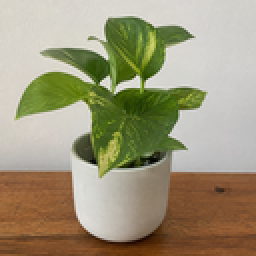
#> input picture images/test.png, 128 x 128 px, found by its file name (shown 2 times larger)
$ python phase5_visualization_test.py
#> lines starting #> are read from the running program, lines starting #| are printed output that depends on the picture; pictures that were not available may be replaced by others from this repository, and a replacement may not be noted
### src/analysis/histogram.py
import numpy as np
from PIL import Image


def calculate_histogram(image):
    """
    Calculate the frequency of each grayscale
    intensity value from 0 to 255.
    """

    if isinstance(image, Image.Image):
        image = image.convert("L")
        image = np.asarray(
            image,
            dtype=np.uint8
        )

    image = np.asarray(
        image,
        dtype=np.uint8
    )

    histogram = np.bincount(
        image.flatten(),
        minlength=256
    )

    return histogram


# [35 lines left out: function histogram_uniformity_score, not called in this run]

### src/analysis/visualization.py
import matplotlib.pyplot as plt
import numpy as np


# ============================================================
# HISTOGRAM COMPARISON
# ============================================================

def plot_histograms(
    original_histogram,
    encrypted_histogram,
    output_path
):
    """
    Plot original and encrypted image histograms.
    """

    original_histogram = np.asarray(
        original_histogram,
        dtype=np.float64
    )

    encrypted_histogram = np.asarray(
        encrypted_histogram,
        dtype=np.float64
    )

    x = np.arange(
        256
    )

    plt.figure(
        figsize=(10, 5)
    )

    plt.plot(
        x,
        original_histogram,
        label="Original",
        linewidth=1.2
    )

    plt.plot(
        x,
        encrypted_histogram,
        label="Encrypted",
        linewidth=1.2
    )

    plt.xlabel(
        "Pixel Intensity"
    )

    plt.ylabel(
        "Frequency"
    )

    plt.title(
        "Original vs Encrypted Histogram"
    )

    plt.xlim(
        0,
        255
    )

    plt.grid(
        alpha=0.2
    )

    plt.legend()

    plt.tight_layout()

    plt.savefig(
        output_path,
        dpi=200,
        bbox_inches="tight"
    )

    plt.close()


# ============================================================
# CORRELATION COMPARISON
# ============================================================

def plot_correlation_comparison(
    original_correlations,
    encrypted_correlations,
    output_path
):
    """
    Compare horizontal, vertical, and diagonal
    pixel correlations between original and
    encrypted images.
    """

    names = [
        "Horizontal",
        "Vertical",
        "Diagonal"
    ]

    original_values = [
        original_correlations["horizontal"],
        original_correlations["vertical"],
        original_correlations["diagonal"]
    ]

    encrypted_values = [
        encrypted_correlations["horizontal"],
        encrypted_correlations["vertical"],
        encrypted_correlations["diagonal"]
    ]

    positions = np.arange(
        len(names)
    )

    width = 0.35

    plt.figure(
        figsize=(10, 5)
    )

    plt.bar(
        positions - width / 2,
        original_values,
        width,
        label="Original"
    )

    plt.bar(
        positions + width / 2,
        encrypted_values,
        width,
        label="Encrypted"
    )

    plt.axhline(
        0,
        linewidth=0.8
    )

    plt.xticks(
        positions,
        names
    )

    plt.ylabel(
        "Correlation Coefficient"
    )

    plt.title(
        "Pixel Correlation Comparison"
    )

    plt.ylim(
        -1.0,
        1.0
    )

    plt.grid(
        axis="y",
        alpha=0.2
    )

    plt.legend()

    plt.tight_layout()

    plt.savefig(
        output_path,
        dpi=200,
        bbox_inches="tight"
    )

    plt.close()


# ============================================================
# SECURITY METRICS
# ============================================================

def plot_security_metrics(
    entropy,
    npcr,
    uaci,
    output_path
):
    """
    Plot major security metrics.

    Entropy is normalized to a percentage of
    the ideal 8-bit entropy for visualization.
    """

    entropy_percentage = (
        entropy / 8.0
    ) * 100.0

    metric_names = [
        "Entropy\n(% of 8)",
        "NPCR",
        "UACI"
    ]

    values = [
        entropy_percentage,
        npcr,
        uaci
    ]

    positions = np.arange(
        len(metric_names)
    )

    plt.figure(
        figsize=(9, 5)
    )

    bars = plt.bar(
        positions,
        values
    )

    plt.xticks(
        positions,
        metric_names
    )

    plt.ylabel(
        "Percentage"
    )

    plt.title(
        "Security Metrics"
    )

    plt.ylim(
        0,
        105
    )

    plt.grid(
        axis="y",
        alpha=0.2
    )

    for bar, value in zip(
        bars,
        values
    ):

        plt.text(
            bar.get_x()
            +
            bar.get_width() / 2,
            value + 1,
            f"{value:.2f}%",
            ha="center",
            va="bottom"
        )

    plt.tight_layout()

    plt.savefig(
        output_path,
        dpi=200,
        bbox_inches="tight"
    )

    plt.close()


# ============================================================
# QUANTUM PERFORMANCE
# ============================================================

# [112 lines left out: functions plot_quantum_performance, plot_metric_comparison, not called in this run]

### src/analysis/correlation.py
import numpy as np


def _correlation(
    x,
    y
):
    """
    Calculate Pearson correlation coefficient.
    """

    x = np.asarray(
        x,
        dtype=np.float64
    )

    y = np.asarray(
        y,
        dtype=np.float64
    )

    if len(x) < 2:
        return 0.0

    x_mean = x.mean()
    y_mean = y.mean()

    numerator = np.sum(
        (x - x_mean)
        *
        (y - y_mean)
    )

    denominator = np.sqrt(
        np.sum(
            (x - x_mean) ** 2
        )
        *
        np.sum(
            (y - y_mean) ** 2
        )
    )

    if denominator == 0:
        return 0.0

    return float(
        numerator / denominator
    )


def horizontal_correlation(
    image
):
    """
    Correlation between horizontally
    adjacent pixels.
    """

    image = np.asarray(
        image,
        dtype=np.uint8
    )

    x = image[:, :-1].flatten()
    y = image[:, 1:].flatten()

    return _correlation(
        x,
        y
    )


def vertical_correlation(
    image
):
    """
    Correlation between vertically
    adjacent pixels.
    """

    image = np.asarray(
        image,
        dtype=np.uint8
    )

    x = image[:-1, :].flatten()
    y = image[1:, :].flatten()

    return _correlation(
        x,
        y
    )


def diagonal_correlation(
    image
):
    """
    Correlation between diagonally
    adjacent pixels.
    """

    image = np.asarray(
        image,
        dtype=np.uint8
    )

    x = image[:-1, :-1].flatten()
    y = image[1:, 1:].flatten()

    return _correlation(
        x,
        y
    )


def calculate_correlations(
    image
):
    """
    Calculate horizontal, vertical,
    and diagonal correlations.
    """

    return {
        "horizontal":
            horizontal_correlation(image),

        "vertical":
            vertical_correlation(image),

        "diagonal":
            diagonal_correlation(image)
    }

### src/analysis/metrics.py
import numpy as np

from src.analysis.entropy import (
    calculate_entropy
)

from src.analysis.correlation import (
    calculate_correlations
)

from src.analysis.differential import (
    calculate_npcr,
    calculate_uaci
)


def analyze_image(
    image
):
    """
    Calculate the main security-related
    metrics for a single grayscale image.
    """

    image = np.asarray(
        image,
        dtype=np.uint8
    )

    correlations = calculate_correlations(
        image
    )

    return {
        "entropy":
            calculate_entropy(image),

        "horizontal_correlation":
            correlations["horizontal"],

        "vertical_correlation":
            correlations["vertical"],

        "diagonal_correlation":
            correlations["diagonal"]
    }


# [22 lines left out: function analyze_differential, not called in this run]

### src/analysis/entropy.py
import numpy as np


def calculate_entropy(image):
    """
    Calculate Shannon entropy of an 8-bit image.
    """

    image = np.asarray(
        image,
        dtype=np.uint8
    )

    histogram = np.bincount(
        image.flatten(),
        minlength=256
    )

    probabilities = (
        histogram /
        histogram.sum()
    )

    probabilities = probabilities[
        probabilities > 0
    ]

    entropy = -np.sum(
        probabilities
        *
        np.log2(probabilities)
    )

    return float(entropy)

### src/experiments/phase5_visualization_test.py
from pathlib import Path

import numpy as np
from PIL import Image

from src.analysis.histogram import (
    calculate_histogram
)

from src.analysis.correlation import (
    calculate_correlations
)

from src.analysis.metrics import (
    analyze_image
)

from src.analysis.visualization import (
    plot_histograms,
    plot_correlation_comparison,
    plot_security_metrics
)


# ============================================================
# PATHS
# ============================================================

ORIGINAL_PATH = (
    "images/test.png"
)

ENCRYPTED_PATH = (
    "results/phase5_encrypted.png"
)

OUTPUT_DIRECTORY = Path(
    "results/visualizations"
)

OUTPUT_DIRECTORY.mkdir(
    parents=True,
    exist_ok=True
)


# ============================================================
# LOAD IMAGES
# ============================================================

original = np.asarray(
    Image.open(
        ORIGINAL_PATH
    ).convert("L"),
    dtype=np.uint8
)
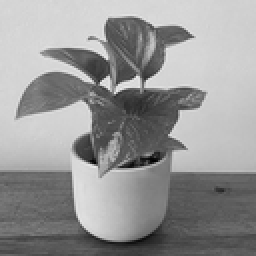
#> original: shape (128, 128) (shown 2 times larger); min 0, max 234, mean 150.1

encrypted = np.asarray(
    Image.open(
        ENCRYPTED_PATH
    ).convert("L"),
    dtype=np.uint8
)
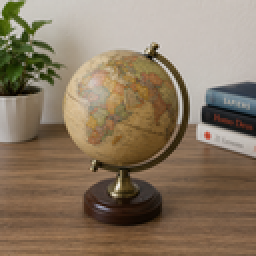
#> input picture images/test2.png, 128 x 128 px, given in place of phase5_encrypted.png, which was not available (shown 2 times larger)
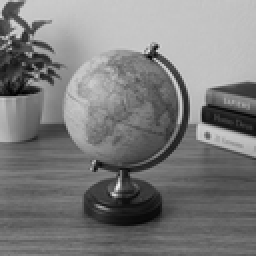
#> encrypted: shape (128, 128) (shown 2 times larger); min 0, max 233, mean 123.9


# ============================================================
# HISTOGRAMS
# ============================================================

original_histogram = (
    calculate_histogram(
        original
    )
)
#> in calculate_histogram, `histogram = np.bincount( image.flatten(), minlength=256 )`: histogram = 256 values, max 768 at index 213, min 0 at index 2, mean 64
#> original_histogram has the same summary as histogram in calculate_histogram

encrypted_histogram = (
    calculate_histogram(
        encrypted
    )
)
#> encrypted_histogram = 256 values, max 477 at index 195, min 0 at index 2, mean 64

plot_histograms(
    original_histogram,
    encrypted_histogram,
    OUTPUT_DIRECTORY
    /
    "histogram_comparison.png"
)
#> in plot_histograms, `original_histogram = np.asarray( original_histogram, dtype=np.float64 )`: original_histogram has the same summary as histogram in calculate_histogram
#> in plot_histograms, `plt.savefig( output_path, dpi=200, bbox_inches="tight" )`:
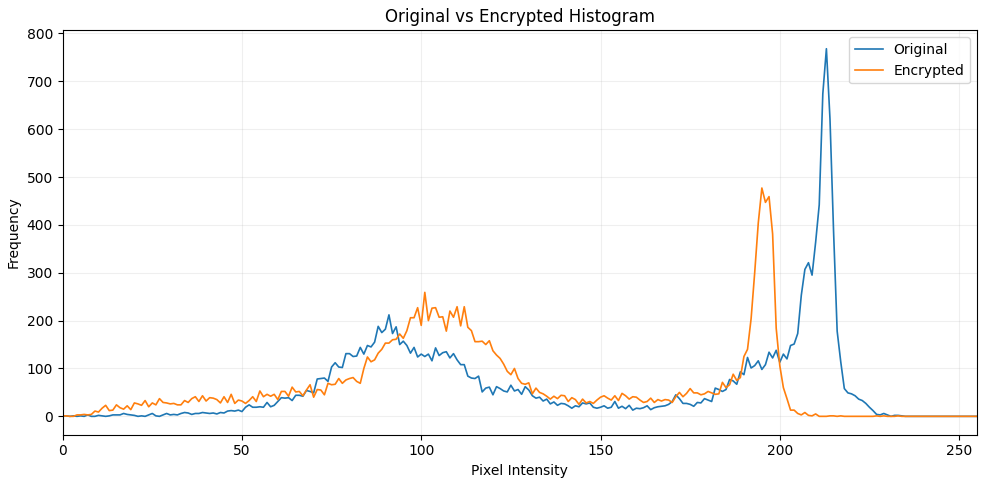
#> figure drawn by matplotlib, 1 panel; curve peaks at x = 213, y = 768; curve peaks at x = 195, y = 477


# ============================================================
# CORRELATION
# ============================================================

original_correlations = (
    calculate_correlations(
        original
    )
)
#> in horizontal_correlation, `x = image[:, :-1].flatten()`: x = 16256 values, max 234 at index 5125, min 0 at index 10237, mean 150
#> in horizontal_correlation, `y = image[:, 1:].flatten()`: y = 16256 values, max 234 at index 5124, min 0 at index 10236, mean 149.9
#> in _correlation, `x_mean = x.mean()`: x_mean = 150
#> in _correlation, `y_mean = y.mean()`: y_mean = 149.9
#> in _correlation, `numerator = np.sum( (x - x_mean) * (y - y_mean) )`: numerator = 51520667.7
#> in _correlation, `denominator = np.sqrt( np.sum( (x - x_mean) ** 2 ) * np.sum( (y - y_me..`: denominator = 53072605.8
#> in vertical_correlation, `x = image[:-1, :].flatten()`: x = 16256 values, max 234 at index 5165, min 0 at index 10317, mean 150.7
#> in vertical_correlation, `y = image[1:, :].flatten()`: y = 16256 values, max 234 at index 5037, min 0 at index 10189, mean 149.6
#> in diagonal_correlation, `x = image[:-1, :-1].flatten()`: x = 16129 values, max 234 at index 5125, min 0 at index 10237, mean 150.5
#> in diagonal_correlation, `y = image[1:, 1:].flatten()`: y = 16129 values, max 234 at index 4997, min 0 at index 10109, mean 149.4
#> original_correlations = {'horizontal': 0.971, 'vertical': 0.951, 'diagonal': 0.935}

encrypted_correlations = (
    calculate_correlations(
        encrypted
    )
)
#> encrypted_correlations = {'horizontal': 0.955, 'vertical': 0.945, 'diagonal': 0.923}

plot_correlation_comparison(
    original_correlations,
    encrypted_correlations,
    OUTPUT_DIRECTORY
    /
    "correlation_comparison.png"
)
#> in plot_correlation_comparison, `original_values = [ original_correlations["horizontal"], original_corr..`: original_values = [0.971, 0.951, 0.935]
#> in plot_correlation_comparison, `encrypted_values = [ encrypted_correlations["horizontal"], encrypted_c..`: encrypted_values = [0.955, 0.945, 0.923]
#> in plot_correlation_comparison, `plt.savefig( output_path, dpi=200, bbox_inches="tight" )`:
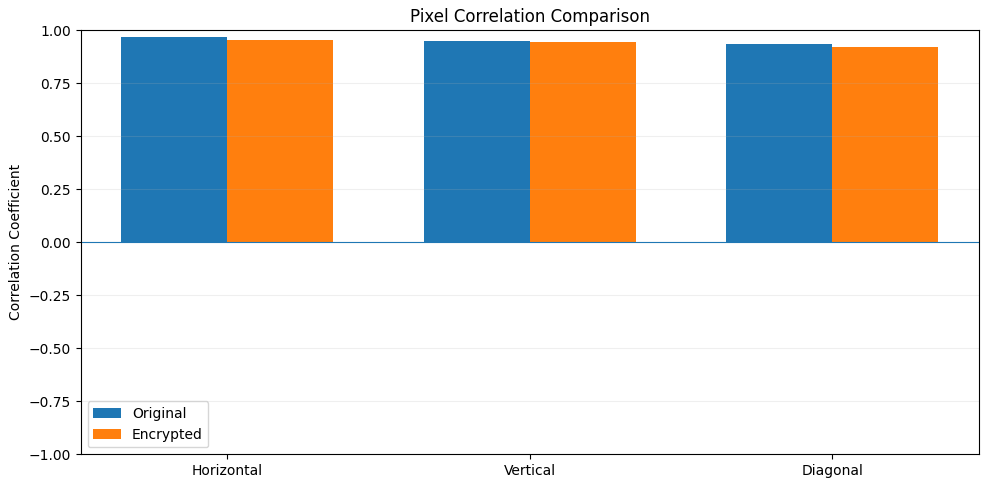
#> figure drawn by matplotlib, 1 panel; tallest bar 0.971 high, from x = -0.35 to 0; tallest bar 0.955 high, from x = 2.78e-17 to 0.35


# ============================================================
# SECURITY METRICS
# ============================================================

original_metrics = (
    analyze_image(
        original
    )
)
#> in analyze_image, `correlations = calculate_correlations( image )`: correlations has the same summary as original_correlations outside analyze_image
#> in calculate_entropy, `probabilities = ( histogram / histogram.sum() )`: probabilities = 256 values, max 0.0469 at index 213, min 0 at index 2, mean 0.00391
#> in calculate_entropy, `probabilities = probabilities[ probabilities > 0 ]`: probabilities = 225 values, max 0.0469 at index 204, min 6.1e-05 at index 0, mean 0.00444
#> in calculate_entropy, `entropy = -np.sum( probabilities * np.log2(probabilities) )`: entropy = 6.91
#> original_metrics = {'entropy': 6.91, 'horizontal_correlation': 0.971, 'vertical_correlation': 0.951, 'diagonal_correlation': 0.935}

encrypted_metrics = (
    analyze_image(
        encrypted
    )
)
#> encrypted_metrics = {'entropy': 7.1, 'horizontal_correlation': 0.955, 'vertical_correlation': 0.945, 'diagonal_correlation': 0.923}


# NOTE:
# NPCR and UACI are not calculated here because they
# require two ciphertexts. The Phase 4 GUI already
# calculates them using a one-pixel modified image.
#
# These values are based on the previous Phase 6
# experiment result for the current test image.

npcr = 99.707031
uaci = 33.590519

plot_security_metrics(
    encrypted_metrics["entropy"],
    npcr,
    uaci,
    OUTPUT_DIRECTORY
    /
    "security_metrics.png"
)
#> in plot_security_metrics, `plt.savefig( output_path, dpi=200, bbox_inches="tight" )`:
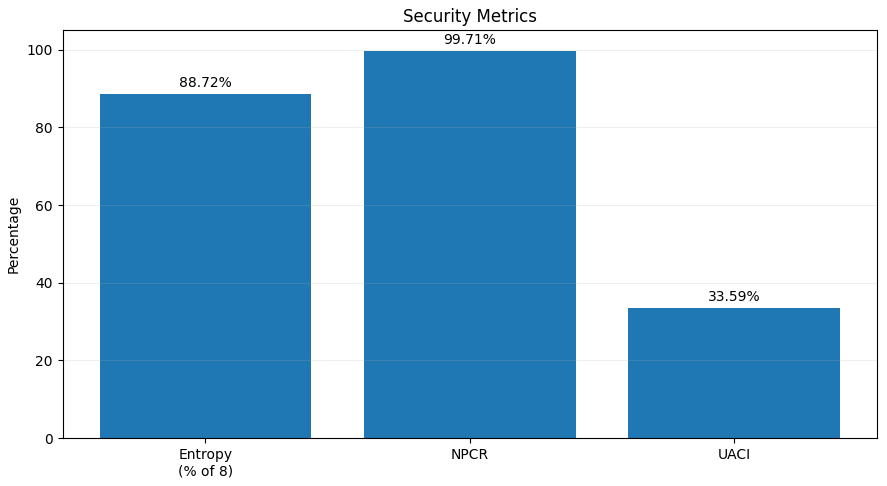
#> figure drawn by matplotlib, 1 panel; tallest bar 99.71 high, from x = 0.6 to 1.4


# ============================================================
# OUTPUT
# ============================================================

print("=" * 70)

print(
    "PHASE 5 - VISUALIZATION TEST"
)

print("=" * 70)

print()

print(
    "Generated:"
)

print(
    OUTPUT_DIRECTORY
    /
    "histogram_comparison.png"
)

print(
    OUTPUT_DIRECTORY
    /
    "correlation_comparison.png"
)

print(
    OUTPUT_DIRECTORY
    /
    "security_metrics.png"
)

print()

print(
    "Visualization test complete."
)

print("=" * 70)
